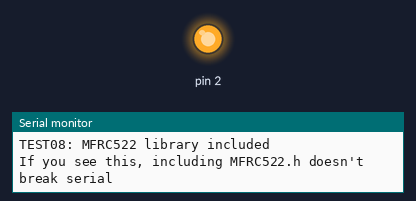
The sketch below on a simulated Arduino Uno, built with avr-gcc and run on an emulated ATmega328P. Shown: output pins drawn as LEDs (lit = HIGH), the last lines printed to the serial monitor.

Above: at 2.05 s.
At 3.5 s:
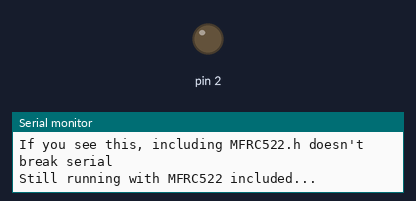
Timing chart, 0 to 8.9 s (numbered marks = the images above):
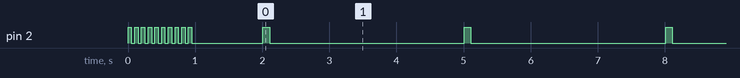

Measured:
- by itself, pin 2: goes 9 × (LOW 0.05 s, HIGH 0.05 s), LOW 1.1 s, 42 × (HIGH 0.10 s, LOW 2.9 s), HIGH 0.10 s, then LOW

The sketch:

08-with-mfrc522-include.ino
```cpp
// Test 08: Include MFRC522 library but don't use it
// Testing if the library itself breaks serial

#include <SPI.h>
#include <MFRC522.h>

void setup() {
    // LED proof of life
    pinMode(2, OUTPUT);
    for(int i = 0; i < 10; i++) {
        digitalWrite(2, HIGH);
        delay(50);
        digitalWrite(2, LOW);
        delay(50);
    }

    Serial.begin(115200);
    delay(1000);

    Serial.println("TEST08: MFRC522 library included");
    Serial.println("If you see this, including MFRC522.h doesn't break serial");
    Serial.flush();
}

void loop() {
    digitalWrite(2, HIGH);
    delay(100);
    digitalWrite(2, LOW);
    delay(900);

    Serial.println("Still running with MFRC522 included...");
    delay(2000);
}
```
